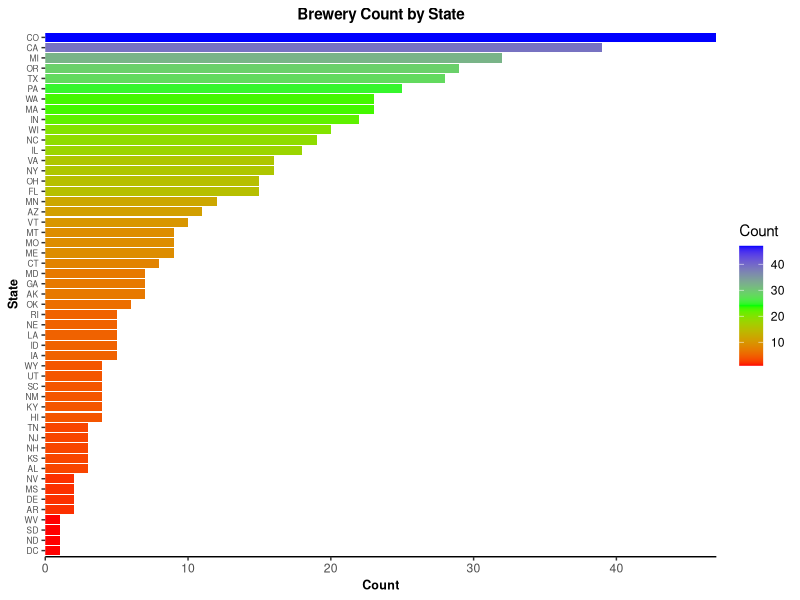
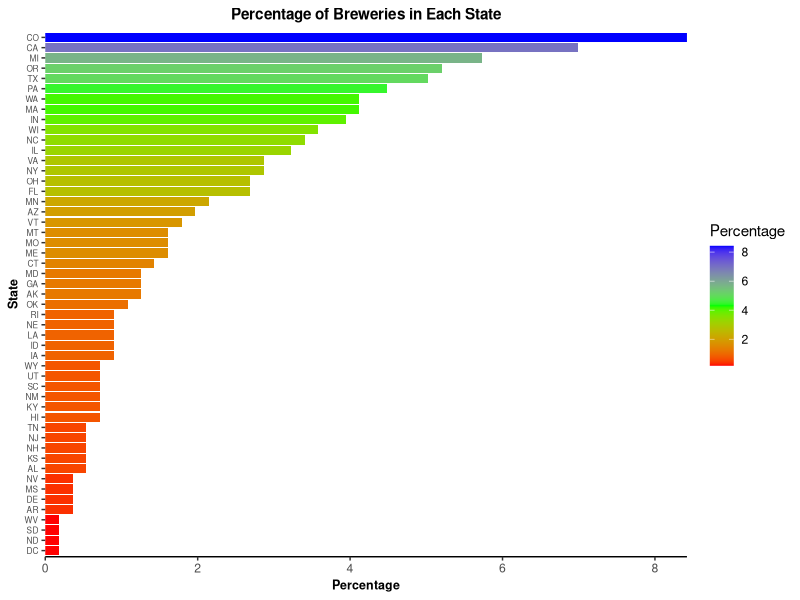
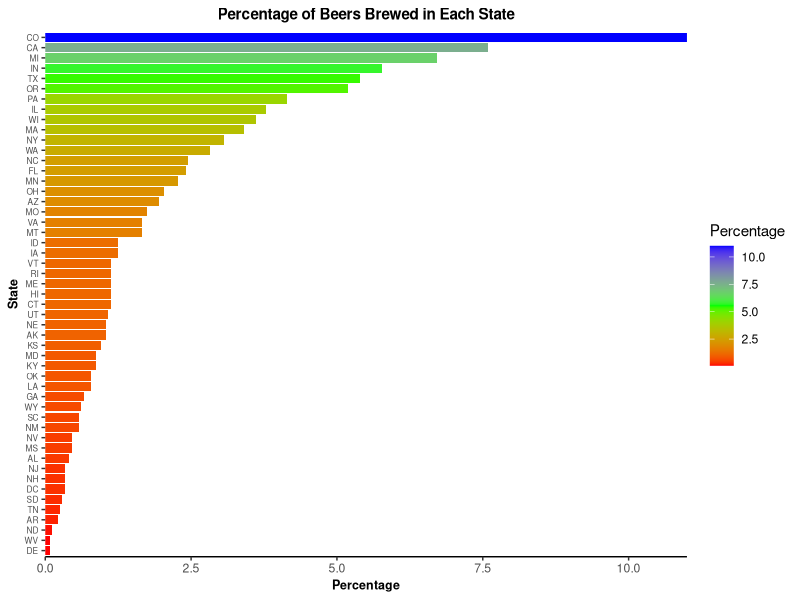
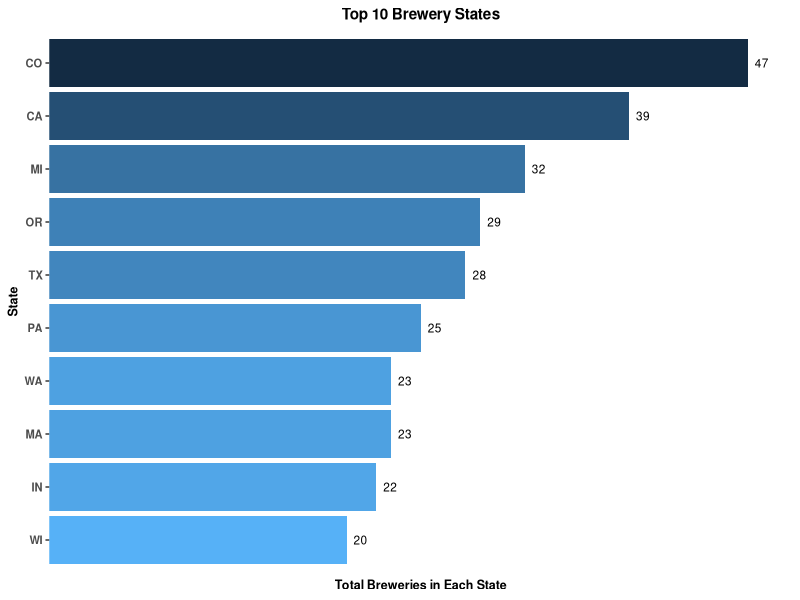
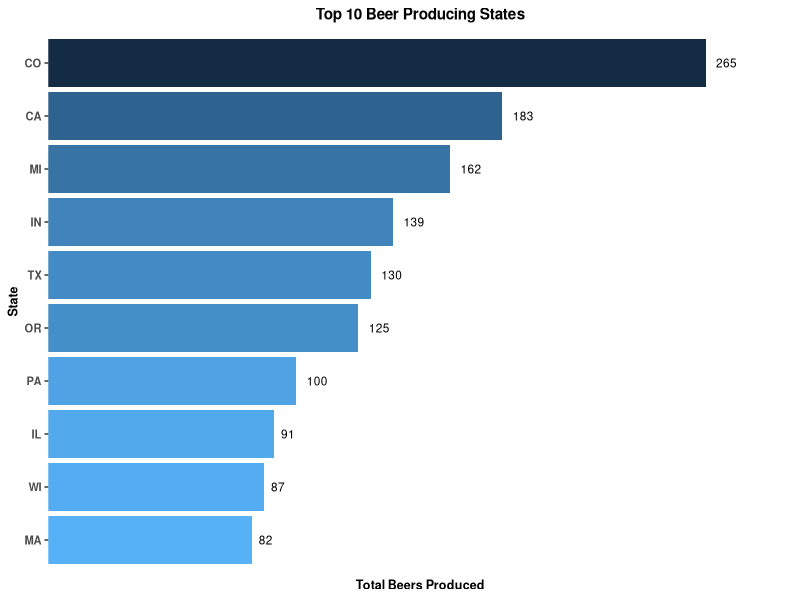

R code for these plots, in order:
## ---- chunk 1
knitr::opts_chunk$set(echo = TRUE)
## ---- chunk 2
# library(downloader)
# download("https://raw.githubusercontent.com/BivinSadler/MSDS-6306-Doing-Data-Science/master/Unit%207/Breweries.csv", destfile="Breweries.csv")
# download("https://raw.githubusercontent.com/BivinSadler/MSDS-6306-Doing-Data-Science/master/Unit%207/Beers.csv", destfile="Beers.csv")

## ---- chunk 3
Breweries <- read.csv2("Breweries.csv", header = TRUE, sep = ",")
dim(Breweries)
head(Breweries)
str(Breweries)
class(Breweries)

Beer <- read.csv2("Beers.csv", header = TRUE, sep = ",")
dim(Beer)
head(Beer)
str(Beer)
class(Beer)
## ---- chunk 4
library(dplyr)
library(ggplot2)
    #count(Breweries$State)
#counting occurrences of state in dataset
BrewbyState <- Breweries %>% group_by(State) %>% count(State)
Breweries %>% group_by(State) %>% summarize(no_rows = length(State))
#remove spaces from state variable
BrewbyState$State <- gsub(" ", "", BrewbyState$State, fixed = TRUE)
#Calculating % of Total
BrewbyState$Percentage <- round((BrewbyState$n/sum(BrewbyState$n))*100,2)
#putting results into a dataframe
BrewbyState <- data.frame(BrewbyState)
names(BrewbyState)[2] <- "Count"
str(BrewbyState)
BrewbyState
###Top 10 Brewery States###
TopBrewStates <- head(BrewbyState[order(-BrewbyState$Percentage),],10)
#Reordering
BrewbyState <- BrewbyState[order(-BrewbyState$Percentage),]
#Total percentage for top 10 brewery states
sum(head(BrewbyState$Percentage,10))

#exporting dataframe to csv for Tableau mapping
# write.csv(BrewbyState, file = "BreweryCount.csv")


#plot brewery count by state in descending order
ggplot(BrewbyState, aes(y=BrewbyState$Count , x=reorder(BrewbyState$State, BrewbyState$Count), fill=Count)) + geom_col() + coord_flip() +
  theme(plot.title = element_text(hjust = 0.5, size = 11, face = "bold"), axis.title = element_text(size = 9, face = "bold"), axis.text.y = element_text(size=6),
        panel.grid.major = element_blank(), panel.grid.minor = element_blank(), panel.background = element_blank(), axis.line.x = element_line(colour = "black")) +
  labs(title = "Brewery Count by State", y = "Count", x = "State") +
  scale_fill_gradientn(colours = rainbow(3)) +
  scale_y_continuous(expand = c(0, 0))

#plot brewery percentages by state
ggplot(BrewbyState, aes(y=BrewbyState$Percentage , x=reorder(BrewbyState$State, BrewbyState$Percentage), fill=Percentage)) + geom_col() + coord_flip() +
  theme(plot.title = element_text(hjust = 0.5, size = 11, face = "bold"), axis.title = element_text(size = 9, face = "bold"), axis.text.y = element_text(size=6),
        panel.grid.major = element_blank(), panel.grid.minor = element_blank(), panel.background = element_blank(), axis.line.x = element_line(colour = "black")) +
  labs(title = "Percentage of Breweries in Each State", y = "Percentage", x = "State") +
  scale_fill_gradientn(colours = rainbow(3)) +
  scale_y_continuous(expand = c(0, 0))

summary(BrewbyState)
## ---- chunk 5
Beer_and_Brewery <-merge(Beer,Breweries, by.x = "Brewery_id", by.y = "Brew_ID", all.x = TRUE)
str(Beer_and_Brewery)
#Modifying variable types and updating column names
Beer_and_Brewery$State <- gsub(" ", "", Beer_and_Brewery$State, fixed = TRUE)
Beer_and_Brewery$ABV <- as.numeric(as.character(Beer_and_Brewery$ABV))
Beer_and_Brewery$Name.x <- as.character(Beer_and_Brewery$Name.x)
Beer_and_Brewery$Style <- as.character(Beer_and_Brewery$Style)
Beer_and_Brewery$Name.y <- as.character(Beer_and_Brewery$Name.y)
Beer_and_Brewery$City <- as.character(Beer_and_Brewery$City)
names(Beer_and_Brewery)[2] <- "Beer"
names(Beer_and_Brewery)[8] <- "Brewery"
str(Beer_and_Brewery)
## ---- chunk 6
summary(Beer_and_Brewery)
BeerbyState <- Beer_and_Brewery %>% group_by(State) %>% summarize(no_rows = length(State))
sum(BeerbyState$no_rows)
BeerbyState$Percentage <- round((BeerbyState$no_rows/sum(BeerbyState$no_rows))*100,2)
names(BeerbyState)[2] <- "BeersBrewed" 
BeerbyState <-data.frame(BeerbyState)
BeerbyState

#plot beer percentages by state
ggplot(BeerbyState, aes(y=BeerbyState$Percentage , x=reorder(BeerbyState$State, BeerbyState$Percentage), fill=Percentage)) + geom_col() + coord_flip() +
  theme(plot.title = element_text(hjust = 0.5, size = 11, face = "bold"), axis.title = element_text(size = 9, face = "bold"), axis.text.y = element_text(size=6),
        panel.grid.major = element_blank(), panel.grid.minor = element_blank(), panel.background = element_blank(), axis.line.x = element_line(colour = "black")) +
  labs(title = "Percentage of Beers Brewed in Each State", y = "Percentage", x = "State") +
  scale_fill_gradientn(colours = rainbow(3)) +
  scale_y_continuous(expand = c(0, 0))

###Top 10 Beer States###
TopBeerStates<- head(BeerbyState[order(-BeerbyState$Percentage),],10)
#Reordering
BeerbyState <- BeerbyState[order(-BeerbyState$Percentage),]
#Total percentage for top 10 brewery states
sum(head(BrewbyState$Percentage,10))

#plot TopBrewStates by percentage
ggplot(TopBrewStates, aes(y=TopBrewStates$Count , x=reorder(TopBrewStates$State, TopBrewStates$Count), fill=-Count)) + geom_col() + coord_flip() +
  theme(plot.title = element_text(hjust = 0.5, size = 11, face = "bold"), axis.title = element_text(size = 9, face = "bold"), axis.text.y = element_text(size=8, face = "bold"), axis.text.x = element_blank(),
        panel.grid.major = element_blank(), panel.grid.minor = element_blank(), panel.background = element_blank(), axis.line.x = element_blank(), axis.ticks.x = element_blank(), legend.position="none") +
  labs(title = "Top 10 Brewery States", y = "Total Breweries in Each State", x = "State") +
  scale_y_continuous(expand = c(0, 0),limits = c(0, 50)) +
  geom_text(aes(label = Count), hjust = -.5, size=3) #+ theme(legend.position="bottom")

#plot TopBeerStates by percentage
ggplot(TopBeerStates, aes(y=TopBeerStates$BeersBrewed , x=reorder(TopBeerStates$State, TopBeerStates$BeersBrewed), fill=-BeersBrewed)) + geom_col() + coord_flip() +
  theme(plot.title = element_text(hjust = 0.5, size = 11, face = "bold"), axis.title = element_text(size = 9, face = "bold"), axis.text.y = element_text(size=8, face = "bold"), axis.text.x = element_blank(),
        panel.grid.major = element_blank(), panel.grid.minor = element_blank(), panel.background = element_blank(), axis.line.x = element_blank(), axis.ticks.x = element_blank(), legend.position="none") +
  labs(title = "Top 10 Beer Producing States", y = "Total Beers Produced", x = "State") + 
  scale_y_continuous(expand = c(0, 0),limits = c(0, 300)) +
  geom_text(aes(label = BeersBrewed), hjust = -.5, size=3) #+ theme(legend.position="bottom")
## ---- chunk 7
head(Beer_and_Brewery,6)
tail(Beer_and_Brewery,6)
DataPreview <- data.frame(union(head(Beer_and_Brewery,6),tail(Beer_and_Brewery,6)))
DataPreview

